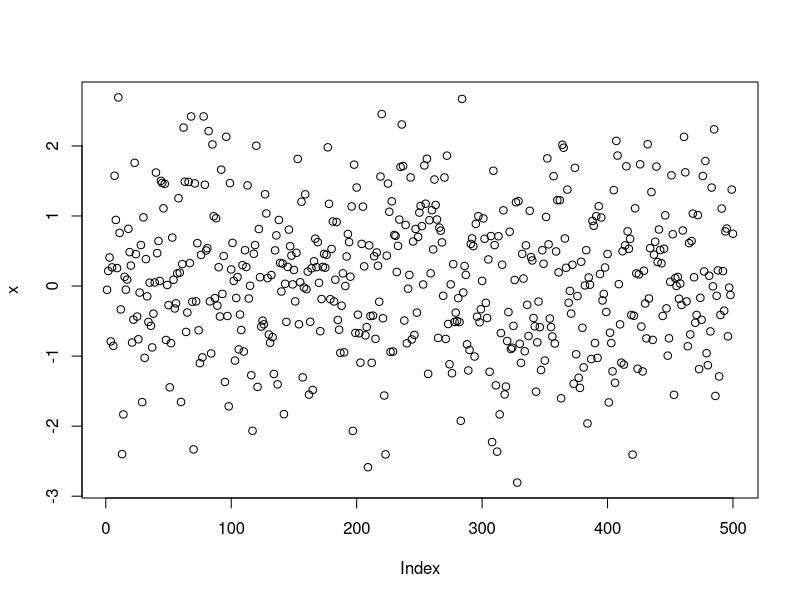
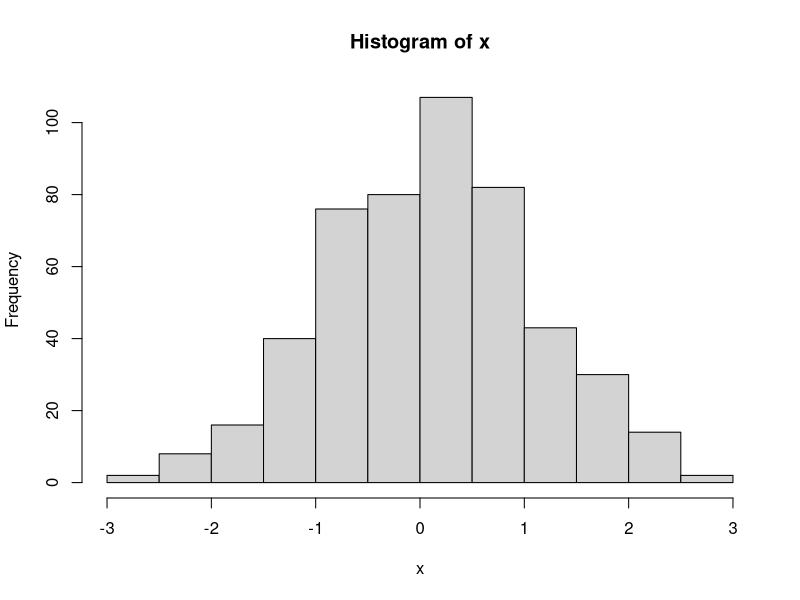
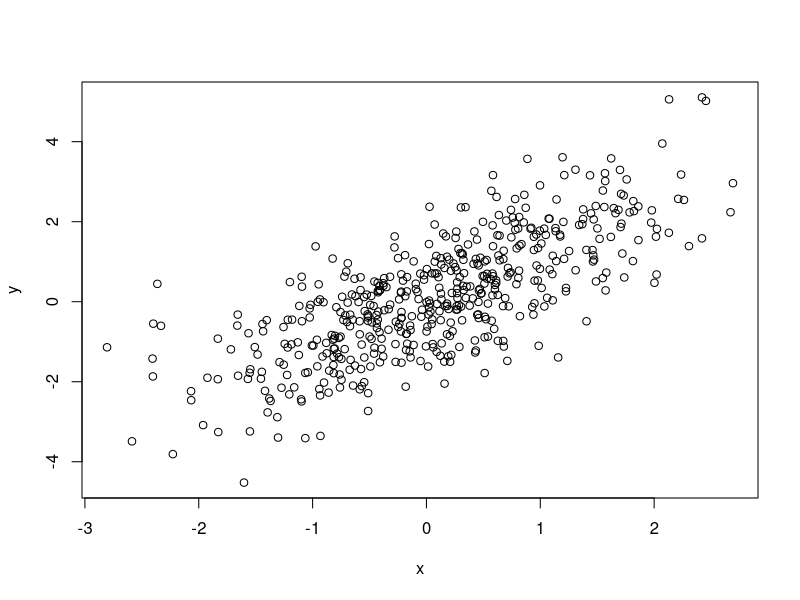
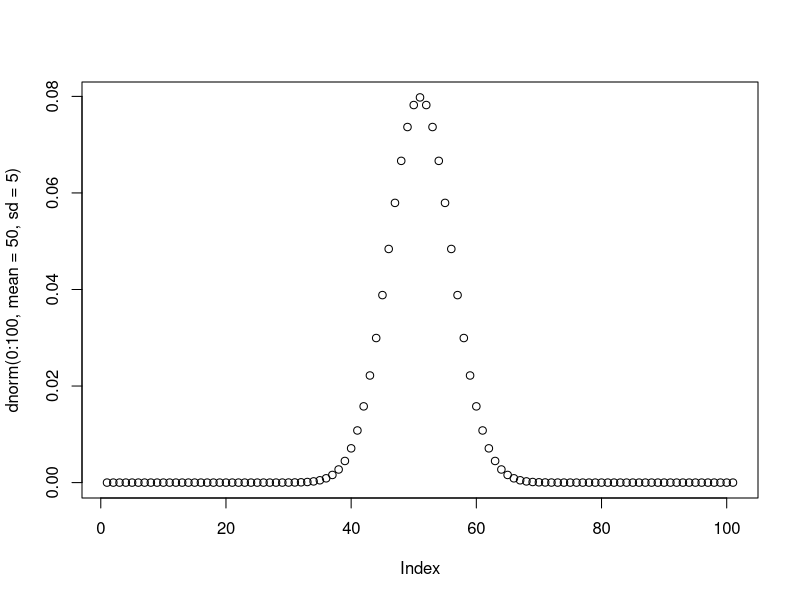
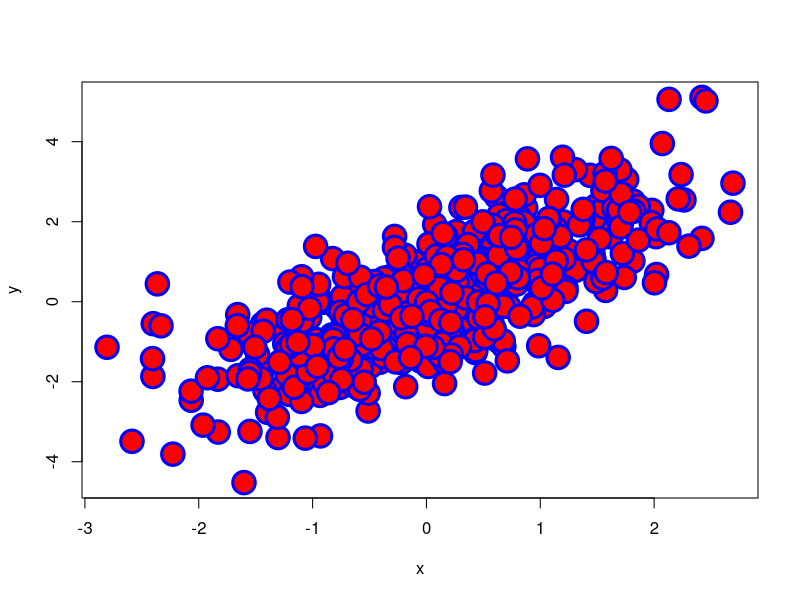
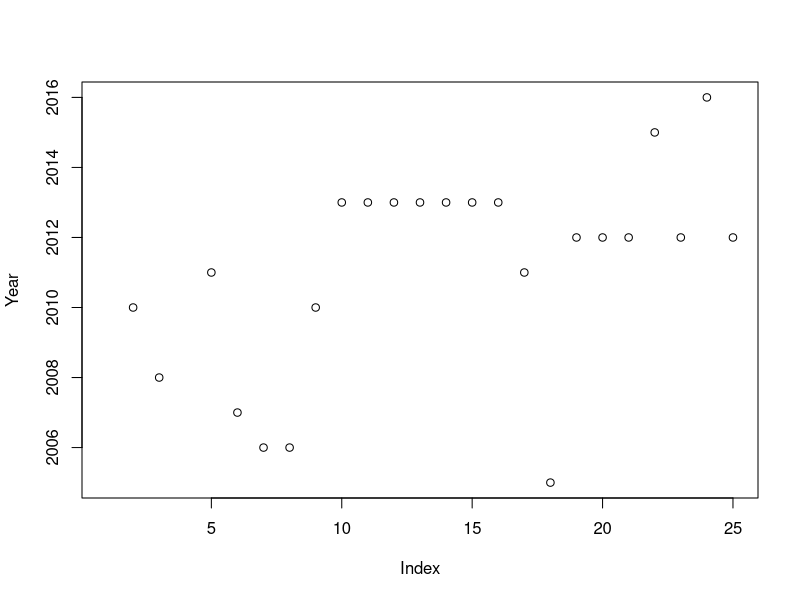
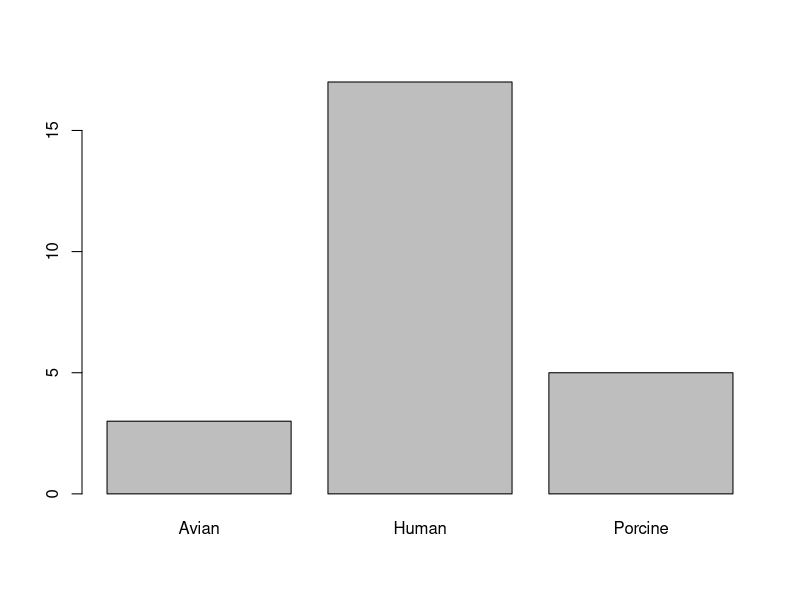
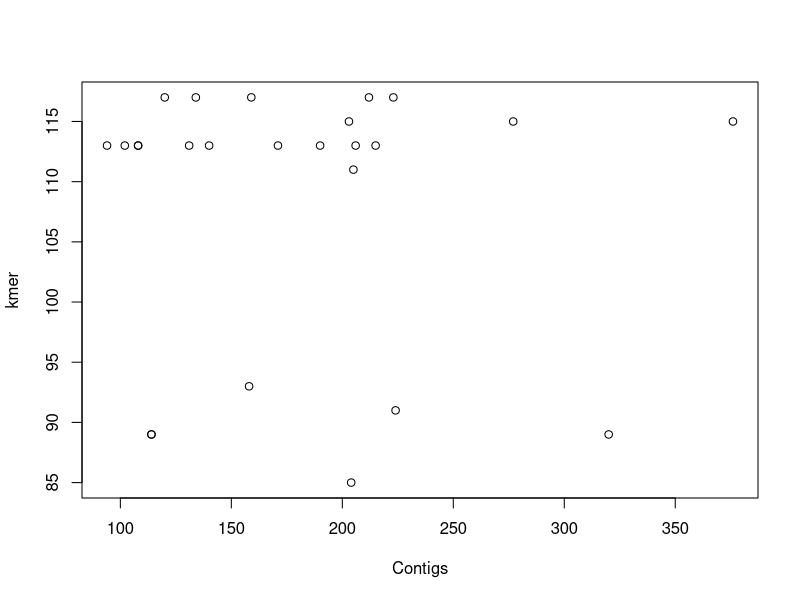

The R script that drew these images, in order: (Note: this script raises an error after producing the figures.)
## ---- chunk 1
library(knitr)
library(formatR)
opts_chunk$set(tidy.opts=list(width.cutoff=60),tidy=TRUE)
knitr::opts_knit$set(root.dir = "/Users/modesto/data/HPBBM2022")
options(repos = list(CRAN="http://cran.rstudio.com/")) #this is to avoid error in install.packages() at knitting
## ---- chunk 2
#generate some sample data with normal distribution
x <- rnorm(500)
y <- x + rnorm(500)
plot(x)
hist(x)
plot(x, y)
plot(dnorm(0:100,mean=50,sd=5))


#customized Example
plot(x, y, pch = 21,
     bg = "red",   # Fill color
     col = "blue", # Border color
     cex = 3,      # Symbol size
     lwd = 3)      # Border width
## ---- chunk 3
coli_genomes <- read.csv2(file = 'data/coli_genomes_renamed.csv', strip.white = TRUE, stringsAsFactors = TRUE)
attach(coli_genomes)
#one variable
plot(Year)
#a factor
plot(Source)
#two variables
plot(Contigs, kmer)
#factor + numeric variable and saving the plot
png(file="plot1.png")  #give it a file name
plot(Source,Contigs)  #construct the plot
dev.off()  #save
## ---- chunk 4
#correlation plots
par(mfrow = c(3, 1))
plot(coli_genomes$contigs1kb ~ coli_genomes$Contigs, xlab="Contigs", ylab="Contigs > 1kb")
abline(lm(coli_genomes$contigs1kb ~ coli_genomes$Contigs), col="red")
plot(coli_genomes$contigs1kb ~ coli_genomes$N50,  xlab="N50", ylab="Contigs > 1kb")
abline(lm(coli_genomes$contigs1kb ~ coli_genomes$N50), col="red")
plot(coli_genomes$contigs1kb ~ coli_genomes$average_contig, xlab="Average contig", ylab="Contigs > 1kb")
abline(lm(coli_genomes$contigs1kb ~ coli_genomes$average_contig), col="red")

#now we will check with a cor.test and add some text to the plot
(test1 <- cor.test(coli_genomes$contigs1kb, coli_genomes$Contigs))
(test2 <- cor.test(coli_genomes$contigs1kb, coli_genomes$N50))
(test3 <- cor.test(coli_genomes$contigs1kb, coli_genomes$average_contig))
str(test1)

plot(coli_genomes$contigs1kb ~ coli_genomes$Contigs, xlab="Contigs", ylab="Contigs > 1kb")
abline(lm(coli_genomes$contigs1kb ~ coli_genomes$Contigs), col="red")
text(200,200,paste("Pearson r2=",round(test1$estimate,2)))
plot(coli_genomes$contigs1kb ~ coli_genomes$N50,  xlab="N50", ylab="Contigs > 1kb")
abline(lm(coli_genomes$contigs1kb ~ coli_genomes$N50), col="red")
text(250000,200,paste("Pearson r2=",round(test2$estimate,2)))
plot(coli_genomes$contigs1kb ~ coli_genomes$average_contig, xlab="Average contig", ylab="Contigs > 1kb")
abline(lm(coli_genomes$contigs1kb ~ coli_genomes$average_contig), col="red")
text(40000,200,paste("Pearson r2=",round(test3$estimate,2)))

#oh wait! why only one-vs-one?
plot(coli_genomes[,c("VF","Plasmids","kmer","Contigs","N50","longest.contig..bp.","Assembly_length","contigs1kb","average_contig")], main = "Multiple Correlation plot")
## ---- chunk 5
#read data
ZFdata <- read.csv("data/Zebrafish_data.csv")

#some plots
barplot(ZFdata)
barplot(ZFdata$pLoC)
par(mfrow=c(1,3)) #arrange the three plots in a row 
barplot(ZFdata$pLoC, col="red", main="pLoc")
barplot(ZFdata$EFNA3, col="green", main="EFNA3")
barplot(ZFdata$NC1s, col="blue",main="NC1s")
par(mfrow=c(2,3)) #arrange the three plots in a row 
stripchart(ZFdata$pLoC, main="pLoc")
stripchart(ZFdata$pLoC, method="stack", col="red", main="pLoc")
stripchart(ZFdata$pLoC, method="overplot", col="red",  main="pLoc")
stripchart(ZFdata$pLoC, method="jitter", col="red", main="pLoc")
stripchart(ZFdata$EFNA3, method = "stack",col="green", main="EFNA3")
stripchart(ZFdata$NC1s, method = "stack",col="blue", main="N1cs")
par(mfrow=c(1,3)) #arrange the three plots in a row 
hist(ZFdata$pLoC, col="red",  main="pLoc")
hist(ZFdata$EFNA3, col="green", main="EFNA3")
hist(ZFdata$NC1s, col="blue", main="N1cs")
par(mfrow=c(1,3)) #arrange the three plots in a row 
boxplot(ZFdata$pLoC, col="red",  main="pLoc")
boxplot(ZFdata$EFNA3,  col="green", main="EFNA3")
boxplot(ZFdata$NC1s, col="blue", main="N1cs")


## ---- chunk 6
oldpar <- par() #save original settings (optional)
par(mfrow = c(1, 3), cex.lab = 1, cex = 1, lwd = 2) #new settings

hist(ZFdata$pLoC, col=rgb(1,0,0,0.5),  main="pLoc", ylim = c(0,20), xlim = c(0,120), xlab = "Number of Metastatic cells")
hist(ZFdata$EFNA3, col=rgb(0,1,0,0.5),  main="EFNA3", ylim = c(0,20), xlim = c(0,120), xlab = "Number of Metastatic cells")
hist(ZFdata$NC1s, col=rgb(0,0,1,0.5),  main="NC1s", ylim = c(0,20), xlim = c(0,120), xlab = "Number of Metastatic cells")

stripchart(ZFdata$pLoC, method="jitter", pch=19, col=rgb(1,0,0,0.5), vertical=TRUE,  main="pLoc", ylim = c(0,120), xlab = "Number of Metastatic cells")
stripchart(ZFdata$EFNA3, method="jitter", pch=19, col=rgb(0,1,0,0.5), vertical=TRUE, main="EFNA3", ylim = c(0,120), xlab = "Number of Metastatic cells")
stripchart(ZFdata$EFNA3, method="jitter", pch=19, col=rgb(0,1,0,0.5), vertical=TRUE, main="EFNA3", ylim = c(0,120), xlab = "Number of Metastatic cells")

boxplot(ZFdata$pLoC, col=rgb(1,0,0,0.5),  ylim = c(0,120), xlab = "Number of Metastatic cells", main="pLoc")
boxplot(ZFdata$EFNA3, col=rgb(0,1,0,0.5), ylim = c(0,120), xlab = "Number of Metastatic cells",  main="EFNA3")
boxplot(ZFdata$NC1s, col=rgb(0,0,1,0.5), ylim = c(0,120), xlab = "Number of Metastatic cells", main="N1cs")

par(oldpar) #restore (optional)
#alternatively you can reset par with: par(no.readonly = TRUE) 
## ---- chunk 7
ZF_stacked <- stack(ZFdata)

boxplot(ZF_stacked$values ~ ZF_stacked$ind,  col=c(rgb(1,0,0,0.5),rgb(0,1,0,0.5),rgb(0,0,1,0.5),rgb(1,0.5,0,0.5),rgb(0.5,0.5,0.5,0.5),rgb(0,1,1,0.5)))
colorines=c(rgb(1,0,0,0.5),rgb(0,1,0,0.5),rgb(0,0,1,0.5),rgb(1,0.5,0,0.5),rgb(0.5,0.5,0.5,0.5),rgb(0,1,1,0.5)) #define the colors for the whole analysis
boxplot(ZF_stacked$values ~ ZF_stacked$ind,  col=colorines)

stripchart(ZF_stacked$values ~ ZF_stacked$ind, vertical = TRUE, method="jitter", col=colorines, pch=19, cex=1, ylab="Number of cells", xlab="Plasmid")

#what about barplot?
means <- aggregate(values ~ ind, data=ZF_stacked, mean) #you can use by() or tapply()
barplot(means$values, ylim=c(0,120), col=colorines, ylab="Number of cells", xlab="Plasmid")
## ---- chunk 8
#point shape with "pch"
r <- c(sapply(seq(5, 25, 5), function(i) rep(i, 5)))
t <- rep(seq(25, 5, -5), 5)

plot(r, t, pch = 1:25, cex = 3, yaxt = "n", xaxt = "n",
     ann = FALSE, xlim = c(3, 27), lwd = 1:3)
text(r - 1.5, t, 1:25)

#line type with "lty"
M <- matrix(1:36, ncol = 6)
matplot(M, type = c("l"), lty = 1:6, col = "black", lwd = 3)

# Just to indicate the line types in the plot
j <- 0
invisible(sapply(seq(4, 40, by = 6),
                 function(i) {
                   j <<- j + 1
                   text(2, i, paste("lty =", j))}))


#plot box
par(mfrow = c(2, 3))

#plots
plot(x, y, bty = "o", main = "Default")
plot(x, y, bty = "7", main = "bty = '7'")
plot(x, y, bty = "L", main = "bty = 'L'")
plot(x, y, bty = "U", main = "bty = 'U'")
plot(x, y, bty = "C", main = "bty = 'C'")
plot(x, y, bty = "n", main = "bty = 'n'")

par(mfrow = c(1, 1))

## ---- chunk 9
#point labels

# Create the plot
plot(coli_genomes$contigs1kb ~ coli_genomes$Contigs, pch=19,col=rgb(1,0,0,0.5), xlab="Contigs", ylab="Contigs > 1kb")

# Plot the labels
text(coli_genomes$contigs1kb ~ coli_genomes$Contigs,
     labels = coli_genomes$Strain,
     cex = 0.6, pos = 4, col = "red")

#only some points
selected <- c(7, 17, 18)
plot(coli_genomes$contigs1kb ~ coli_genomes$Contigs, pch=19,col=rgb(1,0,0,0.5), xlab="Contigs", ylab="Contigs > 1kb")

# Index the elements with the vector
text(coli_genomes$contigs1kb[selected] ~ coli_genomes$Contigs[selected],
     labels = coli_genomes$Strain[selected],
     cex = 0.6, pos = 4, col = "red")

#another example
attach(USJudgeRatings)
plot(FAMI, INTG,
     main = "Familiarity with law vs Judicial integrity",
     xlab = "Familiarity", ylab = "Integrity",
     pch = 18, col = "blue")
text(FAMI, INTG,
     labels = row.names(USJudgeRatings),
     cex = 0.6, pos = 4, col = "red")
detach(USJudgeRatings)
## ---- chunk 10
#grouping
par(mfrow=c(1,3) ) 
#how can you generate several plots for different variable by factors??

#option 1: looping
system.time(for (i in 9:11){
  boxplot(by(coli_genomes[,i],coli_genomes$Source,summary),main=names(coli_genomes[i]))
})

#option2: lapply
ploteando <- function(x) {boxplot(by(x,coli_genomes$Source,summary))}
system.time(lapply(coli_genomes[,9:11],FUN=ploteando))

## ---- chunk 11
sessionInfo()
